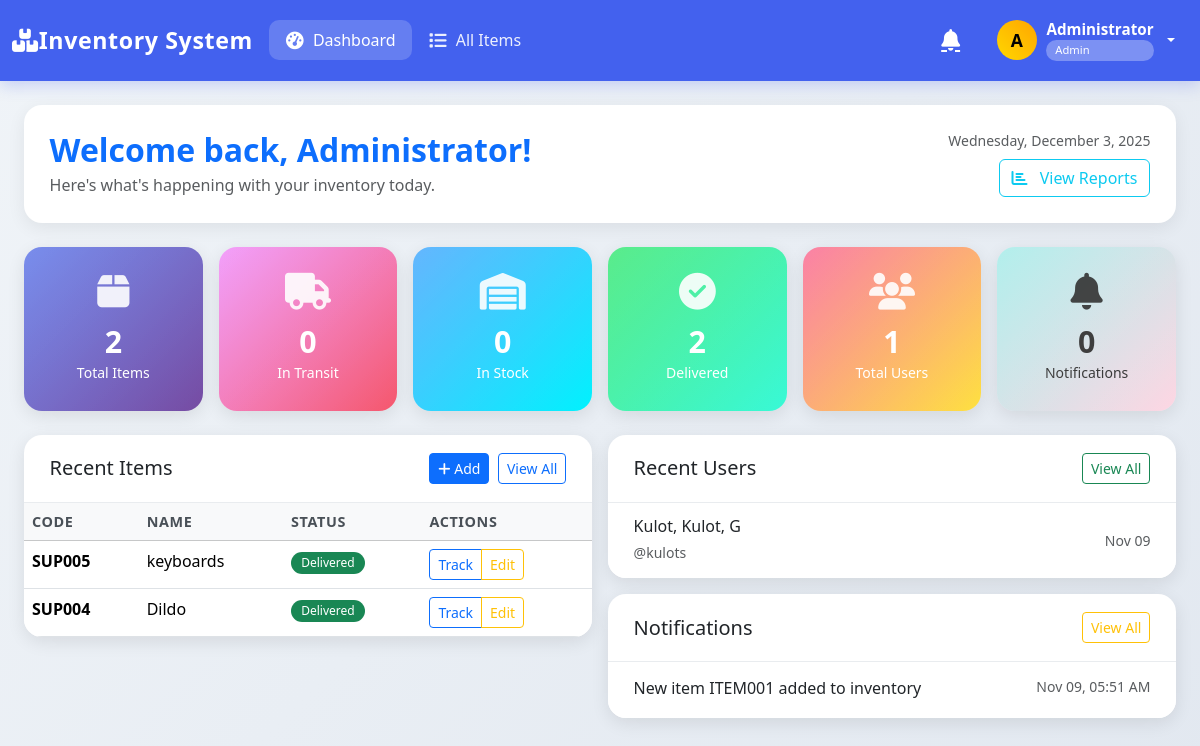
/dashboard.php (signed in), run on the app's committed database.
### tables this page shows
CREATE TABLE `items` (
  `id` int(11) NOT NULL,
  `item_code` varchar(50) NOT NULL,
  `item_name` varchar(200) NOT NULL,
  `category` varchar(100) DEFAULT NULL,
  `quantity` int(11) DEFAULT 0,
  `status` enum('in_stock','in_transit','out_for_delivery','delivered') DEFAULT 'in_stock',
  `current_location` varchar(200) DEFAULT NULL,
  `destination` varchar(200) DEFAULT NULL,
  `user_id` int(11) DEFAULT NULL,
  `estimated_delivery` datetime DEFAULT NULL,
  `created_at` timestamp NOT NULL DEFAULT current_timestamp(),
  `price` decimal(10,2) DEFAULT 0.00,
  `is_available` tinyint(1) DEFAULT 1,
  `deleted_at` datetime DEFAULT NULL
);

CREATE TABLE `users` (
  `id` int(11) NOT NULL,
  `username` varchar(50) NOT NULL,
  `password` varchar(255) NOT NULL,
  `full_name` varchar(100) NOT NULL,
  `email` varchar(100) NOT NULL,
  `phone` varchar(20) DEFAULT NULL,
  `address` text DEFAULT NULL,
  `city` varchar(50) DEFAULT NULL,
  `region` enum('luzon','visayas','mindanao') DEFAULT NULL,
  `role` enum('admin','user') DEFAULT 'user',
  `created_at` timestamp NOT NULL DEFAULT current_timestamp()
);

CREATE TABLE `notifications` (
  `id` int(11) NOT NULL,
  `user_id` int(11) NOT NULL,
  `message` text NOT NULL,
  `is_read` tinyint(1) DEFAULT 0,
  `created_at` timestamp NOT NULL DEFAULT current_timestamp()
);

### config.php (called while the page is built, shortened)
<?php
function h(string $value): string {
    return htmlspecialchars($value, ENT_QUOTES | ENT_SUBSTITUTE, 'UTF-8');
}
function getNotificationCount(mysqli $conn, int $user_id): int {
    $stmt = $conn->prepare(
        "SELECT COUNT(*) AS cnt FROM notifications WHERE user_id = ? AND is_read = 0"
    );
    $stmt->bind_param('i', $user_id);
    $stmt->execute();
    $row = $stmt->get_result()->fetch_assoc();
    return (int)$row['cnt'];
}
?>

### dashboard.php (the view, shortened to what this page needs)
<?php
require_once 'config.php';
$user_id   = (int)$_SESSION['user_id'];
$full_name = h($_SESSION['full_name'] ?? 'Admin');
$total_items = $conn->query("SELECT COUNT(*) AS cnt FROM items")->fetch_assoc()['cnt'];
$in_transit  = $conn->query("SELECT COUNT(*) AS cnt FROM items WHERE status = 'in_transit'")->fetch_assoc()['cnt'];
$delivered   = $conn->query("SELECT COUNT(*) AS cnt FROM items WHERE status = 'delivered'")->fetch_assoc()['cnt'];
$in_stock    = $conn->query("SELECT COUNT(*) AS cnt FROM items WHERE status = 'in_stock'")->fetch_assoc()['cnt'];
$total_users = $conn->query("SELECT COUNT(*) AS cnt FROM users WHERE role = 'user'")->fetch_assoc()['cnt'];
$items_stmt = $conn->prepare("
    SELECT i.item_code, i.item_name, i.status, i.id
    FROM items i
    ORDER BY i.created_at DESC
    LIMIT 10
");
$items_stmt->execute();
$items_result = $items_stmt->get_result();
$users_stmt = $conn->prepare("
    SELECT id, username, full_name, created_at
    FROM users
    WHERE role = 'user'
    ORDER BY created_at DESC
    LIMIT 5
");
$users_stmt->execute();
$recent_users = $users_stmt->get_result();
$notif_count = getNotificationCount($conn, $user_id);
$notif_stmt = $conn->prepare("
    SELECT * FROM notifications
    WHERE user_id = ?
    ORDER BY created_at DESC
    LIMIT 5
");
$notif_stmt->bind_param('i', $user_id);
$notif_stmt->execute();
$notifications = $notif_stmt->get_result();
?>
<!DOCTYPE html>
<html lang="en">
<head>
    <link href="https://cdn.jsdelivr.net/npm/bootstrap@5.3.3/dist/css/bootstrap.min.css" rel="stylesheet">
    <link rel="stylesheet" href="https://cdnjs.cloudflare.com/ajax/libs/font-awesome/6.4.0/css/all.min.css">
</head>
<body>
<nav class="navbar navbar-expand-lg navbar-dark">
    <div class="container-fluid">
        <a class="navbar-brand" href="dashboard.php">
            <i class="fas fa-boxes"></i> Inventory System
        </a>
        <div class="collapse navbar-collapse" id="navbarNav">
            <ul class="navbar-nav me-auto">
                <li class="nav-item">
                    <a class="nav-link active" href="dashboard.php">
                        <i class="fas fa-tachometer-alt"></i> Dashboard
                    </a>
                </li>
                <li class="nav-item">
                    <a class="nav-link" href="items.php">
                        <i class="fas fa-list"></i> All Items
                    </a>
                </li>
            </ul>
            <div class="navbar-right">
                <a href="notifications.php" class="notification-bell">
                    <i class="fas fa-bell"></i>
                </a>
                <div class="dropdown">
                    <a href="#" class="profile-dropdown dropdown-toggle" data-bs-toggle="dropdown">
                        <div class="profile-avatar">
                            <?= strtoupper(substr($full_name, 0, 1)) ?>
                        </div>
                        <div class="profile-info">
                            <div class="profile-name"><?= $full_name ?></div>
                            <div class="profile-role">Admin</div>
                        </div>
                    </a>
                </div>
            </div>
        </div>
    </div>
</nav>
<div class="container-fluid py-4 px-3 px-md-4">
    <div class="welcome-section mb-4">
        <div class="row align-items-center">
            <div class="col-md-8">
                <h2 class="mb-1 fw-bold text-primary">Welcome back, <?= $full_name ?>!</h2>
                <p class="text-muted mb-0">Here's what's happening with your inventory today.</p>
            </div>
            <div class="col-md-4 text-md-end mt-3 mt-md-0">
                <small class="text-muted d-block mb-2"><?= date('l, F j, Y') ?></small>
                <a href="reports.php" class="btn btn-outline-info welcome-actions">
                    <i class="fas fa-chart-bar me-2"></i> View Reports
                </a>
            </div>
        </div>
    </div>
    <div class="row g-3 mb-4">
        <div class="col-xl-2 col-md-4 col-6">
            <div class="card stats-card" style="background: linear-gradient(135deg, #667eea 0%, #764ba2 100%);">
                <div class="card-body">
                    <i class="fas fa-box"></i>
                    <h4><?= $total_items ?></h4>
                    <small>Total Items</small>
                </div>
            </div>
        </div>
        <div class="col-xl-2 col-md-4 col-6">
            <div class="card stats-card" style="background: linear-gradient(135deg, #f093fb 0%, #f5576c 100%);">
                <div class="card-body">
                    <i class="fas fa-truck"></i>
                    <h4><?= $in_transit ?></h4>
                    <small>In Transit</small>
                </div>
            </div>
        </div>
        <div class="col-xl-2 col-md-4 col-6">
            <div class="card stats-card" style="background: linear-gradient(135deg, #4facfe 0%, #00f2fe 100%);">
                <div class="card-body">
                    <i class="fas fa-warehouse"></i>
                    <h4><?= $in_stock ?></h4>
                    <small>In Stock</small>
                </div>
            </div>
        </div>
        <div class="col-xl-2 col-md-4 col-6">
            <div class="card stats-card" style="background: linear-gradient(135deg, #43e97b 0%, #38f9d7 100%);">
                <div class="card-body">
                    <i class="fas fa-check-circle"></i>
                    <h4><?= $delivered ?></h4>
                    <small>Delivered</small>
                </div>
            </div>
        </div>
        <div class="col-xl-2 col-md-4 col-6">
            <div class="card stats-card" style="background: linear-gradient(135deg, #fa709a 0%, #fee140 100%);">
                <div class="card-body">
                    <i class="fas fa-users"></i>
                    <h4><?= $total_users ?></h4>
                    <small>Total Users</small>
                </div>
            </div>
        </div>
        <div class="col-xl-2 col-md-4 col-6">
            <div class="card stats-card" style="background: linear-gradient(135deg, #a8edea 0%, #fed6e3 100%); color: #333;">
                <div class="card-body">
                    <i class="fas fa-bell"></i>
                    <h4><?= $notif_count ?></h4>
                    <small>Notifications</small>
                </div>
            </div>
        </div>
    </div>
    <div class="row g-3">
        <div class="col-xl-6">
            <div class="card">
                <div class="card-header d-flex justify-content-between align-items-center">
                    <h5 class="mb-0">Recent Items</h5>
                    <div>
                        <button class="btn btn-sm btn-primary me-1" data-bs-toggle="modal" data-bs-target="#addItemModal">
                            <i class="fas fa-plus"></i> Add
                        </button>
                        <a href="items.php" class="btn btn-sm btn-outline-primary">View All</a>
                    </div>
                </div>
                <div class="card-body p-0">
                    <div class="table-responsive">
                        <table class="table table-hover mb-0">
                            <thead class="table-light">
                                <tr>
                                    <th>Code</th>
                                    <th>Name</th>
                                    <th>Status</th>
                                    <th>Actions</th>
                                </tr>
                            </thead>
                            <tbody>
                                <?php if ($items_result->num_rows > 0): ?>
                                    <?php while ($item = $items_result->fetch_assoc()): ?>
                                    <tr>
                                        <td><strong><?= h($item['item_code']) ?></strong></td>
                                        <td><?= h($item['item_name']) ?></td>
                                        <td>
                                            <?php
                                            $status_map = [
                                                'in_stock'    => ['info', 'In Stock'],
                                                'in_transit'  => ['warning', 'In Transit'],
                                                'delivered'   => ['success', 'Delivered']
                                            ];
                                            $s = $status_map[$item['status']] ?? ['secondary', 'Unknown'];
                                            ?>
                                            <span class="badge badge-status bg-<?= $s[0] ?>"><?= $s[1] ?></span>
                                        </td>
                                        <td>
                                            <div class="btn-group btn-group-sm">
                                                <a href="track_item.php?id=<?= $item['id'] ?>" class="btn btn-outline-primary">Track</a>
                                                <a href="edit_item.php?id=<?= $item['id'] ?>" class="btn btn-outline-warning">Edit</a>
                                            </div>
                                        </td>
                                    </tr>
                                    <?php endwhile; ?>
                                <?php else: ?>
                                    <tr><td colspan="4" class="text-center py-4 text-muted">No items found</td></tr>
                                <?php endif; ?>
                            </tbody>
                        </table>
                    </div>
                </div>
            </div>
        </div>
        <div class="col-xl-6">
            <div class="row g-3">
                <div class="col-12">
                    <div class="card">
                        <div class="card-header d-flex justify-content-between align-items-center">
                            <h5 class="mb-0">Recent Users</h5>
                            <a href="users.php" class="btn btn-sm btn-outline-success">View All</a>
                        </div>
                        <div class="card-body p-0">
                            <div class="list-group list-group-flush">
                                <?php if ($recent_users->num_rows > 0): ?>
                                    <?php while ($user = $recent_users->fetch_assoc()): ?>
                                    <div class="list-group-item">
                                        <div class="d-flex justify-content-between align-items-center">
                                            <div>
                                                <h6 class="mb-1"><?= h($user['full_name']) ?></h6>
                                                <small class="text-muted">@<?= h($user['username']) ?></small>
                                            </div>
                                            <small class="text-muted"><?= date('M d', strtotime($user['created_at'])) ?></small>
                                        </div>
                                    </div>
                                    <?php endwhile; ?>
                                <?php else: ?>
                                    <div class="text-center py-4 text-muted">No users</div>
                                <?php endif; ?>
                            </div>
                        </div>
                    </div>
                </div>
                <div class="col-12">
                    <div class="card">
                        <div class="card-header d-flex justify-content-between align-items-center">
                            <h5 class="mb-0">Notifications</h5>
                            <a href="notifications.php" class="btn btn-sm btn-outline-warning">View All</a>
                        </div>
                        <div class="card-body p-0">
                            <div class="list-group list-group-flush">
                                <?php if ($notifications->num_rows > 0): ?>
                                    <?php while ($n = $notifications->fetch_assoc()): ?>
                                    <a href="notifications.php" class="list-group-item list-group-item-action <?= !$n['is_read'] ? 'bg-light fw-semibold' : '' ?>">
                                        <div class="d-flex justify-content-between align-items-start">
                                            <p class="mb-1 flex-grow-1"><?= h($n['message']) ?></p>
                                            <small class="text-muted text-nowrap ms-2">
                                                <?= date('M d, h:i A', strtotime($n['created_at'])) ?>
                                            </small>
                                        </div>
                                    </a>
                                    <?php endwhile; ?>
                                <?php else: ?>
                                    <div class="text-center py-4 text-muted">No notifications</div>
                                <?php endif; ?>
                            </div>
                        </div>
                    </div>
                </div>
            </div>
        </div>
    </div>
</div>
</body>
</html>

### data on the page
items: item_code "SUP005", item_name "keyboards", status "Delivered"
items: item_code "SUP004", item_name "Dildo", status "Delivered"
users: full_name "Kulot, Kulot, G", username "kulots", created_at "Nov 09"
notifications: message "New item ITEM001 added to inventory", created_at "Nov 09, 05:51 AM"

### other printed values
substr($full_name, 0, 1) "A"
$full_name "Administrator"
$total_items "2"
$in_transit "0"
$in_stock "0"
$delivered "2"
$total_users "1"
$notif_count "0"
